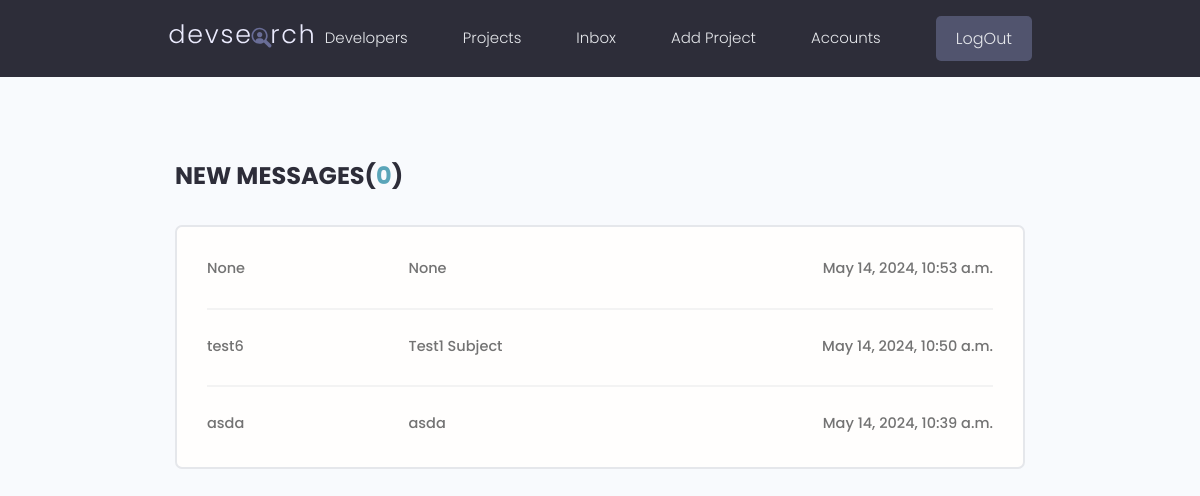
Screenshot of /inbox/ (signed in) with the database file from the repository.
### users/models.py (models this page shows, shortened)
class Message(models.Model):
    sender = models.ForeignKey(Profile, on_delete=models.SET_NULL, null=True, blank=True)
    receiver = models.ForeignKey(Profile, on_delete=models.SET_NULL, null=True,
                                 blank=True, related_name='messages')
    name = models.CharField(max_length=200, blank=True, null=True)
    email = models.EmailField(max_length=200, blank=True, null=True)
    subject = models.CharField(max_length=200, blank=True, null=True)
    body = models.TextField(null=True)
    is_read = models.BooleanField(default=False, null=True)
    created = models.DateTimeField(auto_now_add=True)
    id = models.UUIDField(default=uuid.uuid4, unique=True, primary_key=True, editable=False)
    class Meta:
        ordering = ['is_read', '-created']

### users/views.py (the view)
# urls.py: path('inbox/', views.Inbox, name='inbox'),
@login_required(login_url='login')
def Inbox(request):
    profile = request.user.profile
    user_messages = profile.messages.all()
    urreadCount = user_messages.filter(is_read=False).count()
    context = {'user_messages':user_messages, 'urreadCount':urreadCount}
    return render(request, 'users/inbox.html', context)

### users/templates/users/inbox.html
{% extends 'main.html' %}
{% block content %}
  <main class="inbox my-xl">
    <div class="content-box">
      <h3 class="inbox__title">New Messages(<span>{{urreadCount}}</span>)</h3>
      <ul class="messages">
        {% for message in user_messages %}
        {% if message.is_read == False %}
        <li class="message message--unread">
        {% else %}
        <li class="message">
        {% endif %}
          <a href="{% url 'message' message.id %}">
            <span class="message__author">{{message.name}}</span>
            <span class="message__subject">{{message.subject}}</span>
            <span class="message__date">{{message.created}}</span>
          </a>
        </li>
        {% endfor %}
      </ul>
    </div>
  </main>
{% endblock content %}

### static/styles/app.css (style rules this page uses)
:root { --color-sub: #2d2d39; }
.content-box { width: 95%; max-width: 85rem; margin: 0 auto; }
.inbox { height: 90vh; }
.inbox__title, .inbox__title span { font-size: 2.4rem; font-weight: 700; color: var(--color-sub); text-transform: uppercase; text-align: left; margin-bottom: 3rem; }
.inbox__title span { color: var(--color-main); }
.messages { list-style: none; background: var(--color-white); padding: 0.5rem 3rem; border: 2px solid var(--color-light); border-radius: 0.7rem; }
.message { padding: 2.5rem 0; }
.message > a span { font-size: 1.45rem; font-weight: 500; }
.message:not(:last-child) { border-bottom: 2px solid var(--color-white-light); }
.message > a { display: flex; gap: 1rem; }
.message__author, .message__date { flex-basis: 25%; }
.message__subject { flex-basis: 50%; }
.message__date { text-align: right; }

### static/uikit/styles/modules/_variables.css (style rules this page uses)
:root { --color-main: #5aa5b9; --color-main-light: #e6faff; --color-sub: #3f4156; --color-sub-light: #51546e; --color-sub-lighter: #ededfd; --color-text: #737373; --color-gray: #8b8b8b; --color-light: #e5e7eb; --color-light-gray: #767676; --color-bg: #f8fafd; --color-white: #fffefd; --color-white-light: #f3f3f3; --color-success: #359e64; --color-success-bg: #def8e8; --color-error: #fc4b0b; --color-error-bg: #fff2ee; --font-base: 'Poppins', arial, helvetica, 'Segoe UI', roboto, ubuntu, sans-serif; --font-monospace: 'Fira Code', 'Courier New', courier, monospace; --font-regular: 300; --font-medium: 500; --font-bold: 700; --generic-shadow: 1px 1px 5px #00000010; --generic-transition: all 0.3s ease-in-out; }

### static/uikit/styles/modules/_base.css (style rules this page uses)
* { margin: 0; padding: 0; box-sizing: border-box; text-rendering: optimizeLegibility; color: inherit; font-size: inherit; }
html { font-size: 50%; }
@media only screen and (min-width: 480px) { html { font-size: 56.25%; } }
@media only screen and (min-width: 1200px) { html { font-size: 62.5%; } }
body { line-height: 1.6; font-weight: 400; font-size: 1.5rem; color: var(--color-text); background-color: var(--color-bg); min-height: 100vh; }

### static/uikit/styles/modules/_typography.css (style rules this page uses)
* { font-family: var(--font-base); }
h3 { font-size: 3.2rem; font-weight: var(--font-medium); }
p, span, strong { font-size: 1.6rem; color: var(--color-text); font-weight: var(--font-regular); }
a { padding-bottom: 2px; text-decoration: none; display: inline-block; color: var(--color-main); font-weight: var(--font-medium); }

### static/uikit/styles/modules/_utilities.css (style rules this page uses)
.my-xl { margin: 8rem auto; }

### rows the page displays
Message: name "None", subject "None", created "May 14, 2024, 10:53 a.m."
Message: name "test6", subject "Test1 Subject", created "May 14, 2024, 10:50 a.m."
Message: name "asda", subject "asda", created "May 14, 2024, 10:39 a.m."

### other values shown
{{ urreadCount }} "0"
